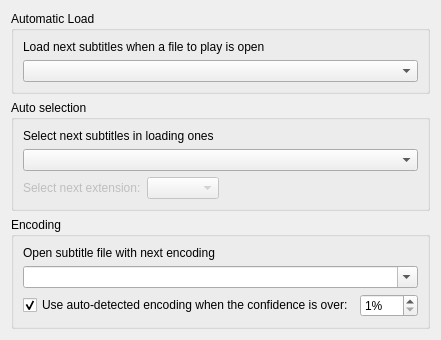
           <widget class="QWidget" name="widget_3">
            <attribute name="title">
             <string>Load Subtitle</string>
            </attribute>
            <layout class="QVBoxLayout" name="verticalLayout_9">
             <item>
              <widget class="QGroupBox" name="groupBox_3">
               <property name="title">
                <string>Automatic Load</string>
               </property>
               <layout class="QVBoxLayout" name="verticalLayout_7">
                <item>
                 <widget class="QLabel" name="label_2">
                  <property name="text">
                   <string>Load next subtitles when a file to play is open</string>
                  </property>
                 </widget>
                </item>
                <item>
                 <widget class="QComboBox" name="autoLoad">
                  <property name="sizeAdjustPolicy">
                   <enum>QComboBox::AdjustToContents</enum>
                  </property>
                 </widget>
                </item>
               </layout>
              </widget>
             </item>
             <item>
              <widget class="QGroupBox" name="groupBox_6">
               <property name="title">
                <string>Auto selection</string>
               </property>
               <layout class="QVBoxLayout" name="verticalLayout_8">
                <item>
                 <widget class="QLabel" name="label_3">
                  <property name="text">
                   <string>Select next subtitles in loading ones</string>
                  </property>
                 </widget>
                </item>
                <item>
                 <widget class="QComboBox" name="autoSelect">
                  <property name="sizeAdjustPolicy">
                   <enum>QComboBox::AdjustToContents</enum>
                  </property>
                 </widget>
                </item>
                <item>
                 <layout class="QHBoxLayout" name="horizontalLayout_9">
                  <item>
                   <widget class="QLabel" name="subExtLabel">
                    <property name="enabled">
                     <bool>false</bool>
                    </property>
                    <property name="text">
                     <string>Select next extension:</string>
                    </property>
                   </widget>
                  </item>
                  <item>
                   <widget class="QComboBox" name="subSelectExt">
                    <property name="enabled">
                     <bool>false</bool>
                    </property>
                   </widget>
                  </item>
                  <item>
                   <spacer name="horizontalSpacer_12">
                    <property name="orientation">
                     <enum>Qt::Horizontal</enum>
                    </property>
                    <property name="sizeHint" stdset="0">
                     <size>
                      <width>0</width>
                      <height>0</height>
                     </size>
                    </property>
                   </spacer>
                  </item>
                 </layout>
                </item>
               </layout>
              </widget>
             </item>
             <item>
              <widget class="QGroupBox" name="auto_load_group">
               <property name="title">
                <string>Encoding</string>
               </property>
               <property name="checkable">
                <bool>false</bool>
               </property>
               <layout class="QVBoxLayout" name="verticalLayout_6">
                <item>
                 <widget class="QLabel" name="label_5">
                  <property name="text">
                   <string>Open subtitle file with next encoding</string>
                  </property>
                 </widget>
                </item>
                <item>
                 <widget class="EncodingComboBox" name="encoding">
                  <property name="editable">
                   <bool>true</bool>
                  </property>
                  <property name="sizeAdjustPolicy">
                   <enum>QComboBox::AdjustToContentsOnFirstShow</enum>
                  </property>
                 </widget>
                </item>
                <item>
                 <layout class="QHBoxLayout" name="horizontalLayout_8">
                  <item>
                   <widget class="QCheckBox" name="subEncAutoDet">
                    <property name="text">
                     <string>Use auto-detected encoding when the confidence is over:</string>
                    </property>
                    <property name="checked">
                     <bool>true</bool>
                    </property>
                   </widget>
                  </item>
                  <item>
                   <widget class="QSpinBox" name="subConf">
                    <property name="accelerated">
                     <bool>true</bool>
                    </property>
                    <property name="suffix">
                     <string>%</string>
                    </property>
                    <property name="minimum">
                     <number>1</number>
                    </property>
                    <property name="maximum">
                     <number>100</number>
                    </property>
                   </widget>
                  </item>
                  <item>
                   <spacer name="horizontalSpacer_11">
                    <property name="orientation">
                     <enum>Qt::Horizontal</enum>
                    </property>
                    <property name="sizeHint" stdset="0">
                     <size>
                      <width>0</width>
                      <height>0</height>
                     </size>
                    </property>
                   </spacer>
                  </item>
                 </layout>
                </item>
               </layout>
              </widget>
             </item>
             <item>
              <spacer name="spacer_9">
               <property name="orientation">
                <enum>Qt::Vertical</enum>
               </property>
               <property name="sizeHint" stdset="0">
                <size>
                 <width>0</width>
                 <height>0</height>
                </size>
               </property>
              </spacer>
             </item>
            </layout>
           </widget>
